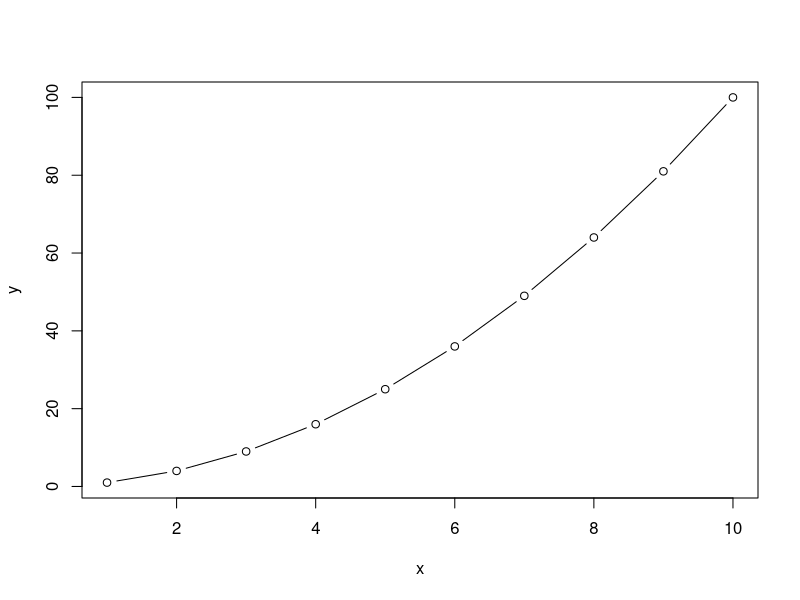
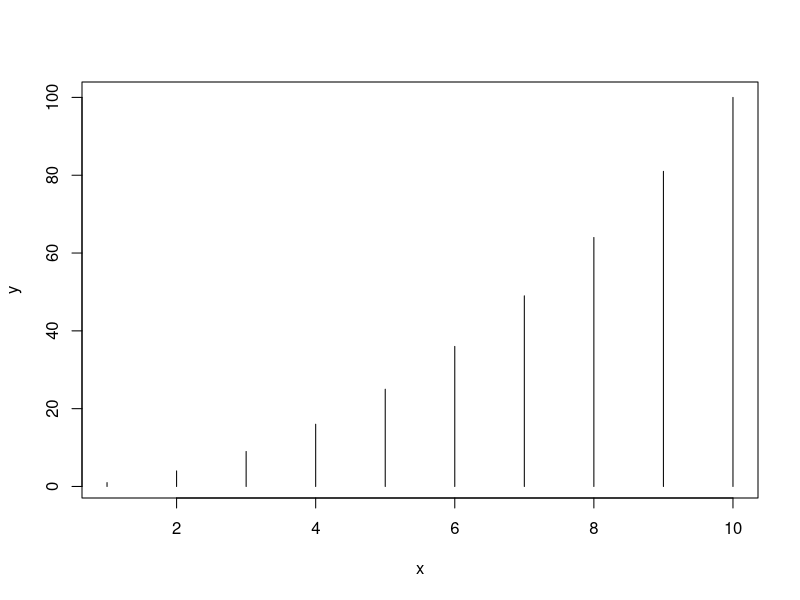
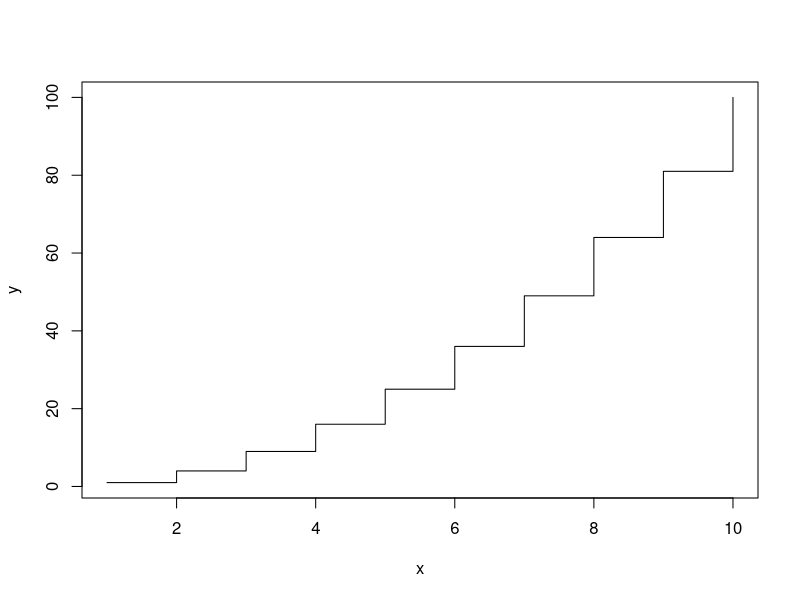
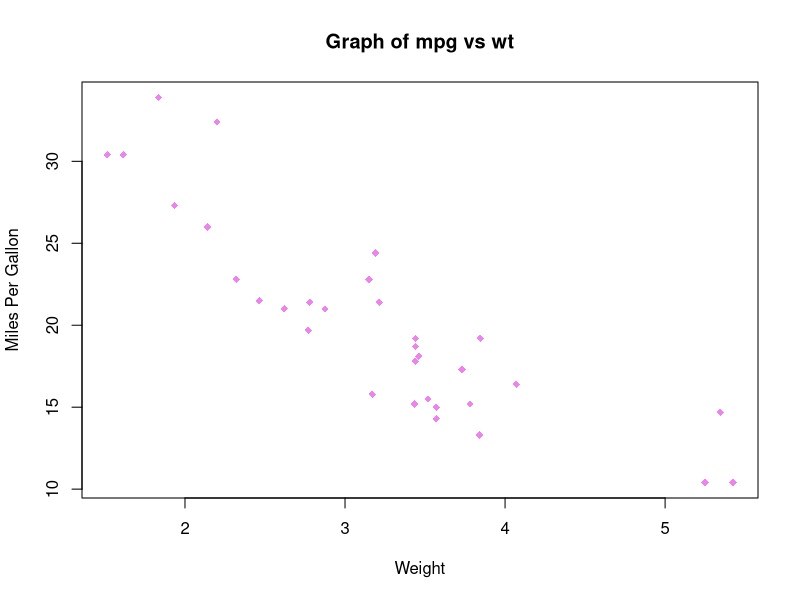
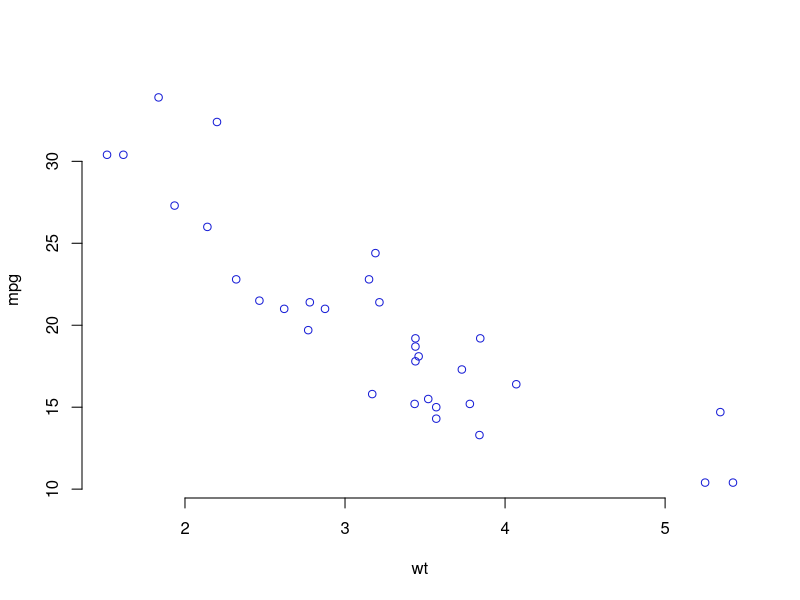
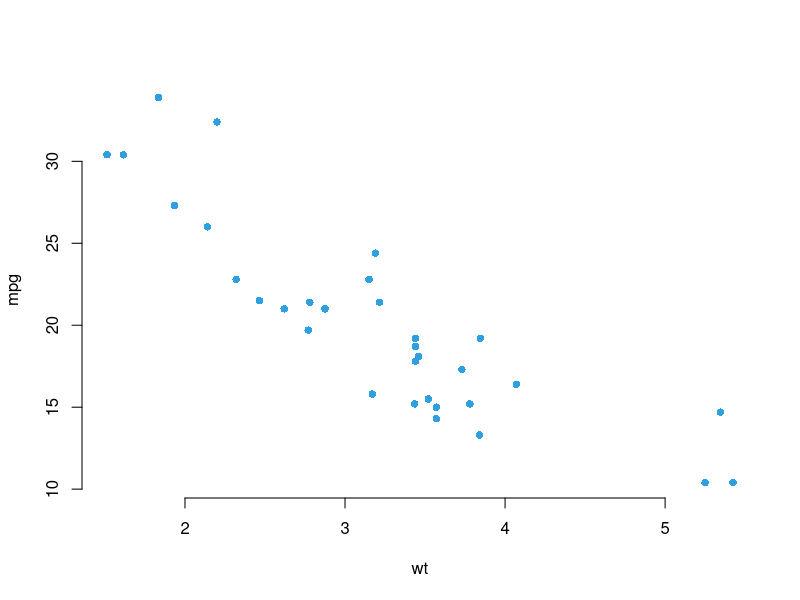
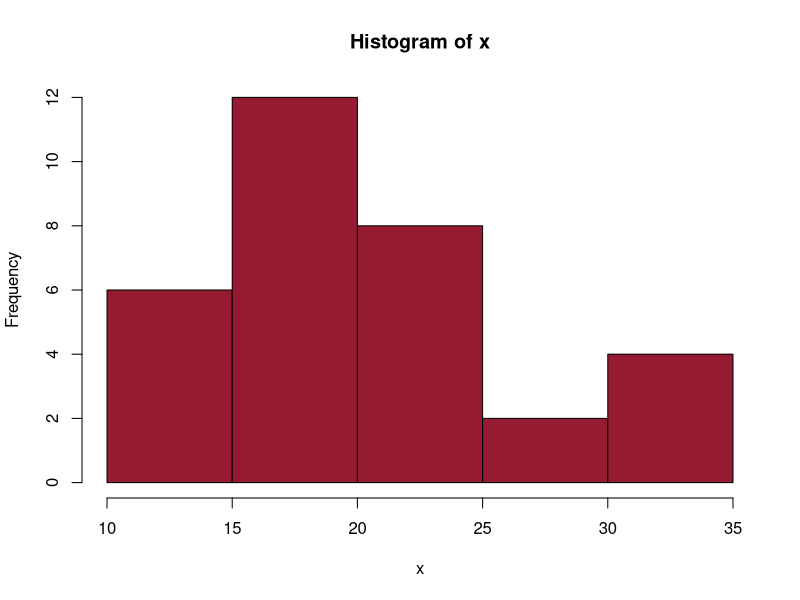
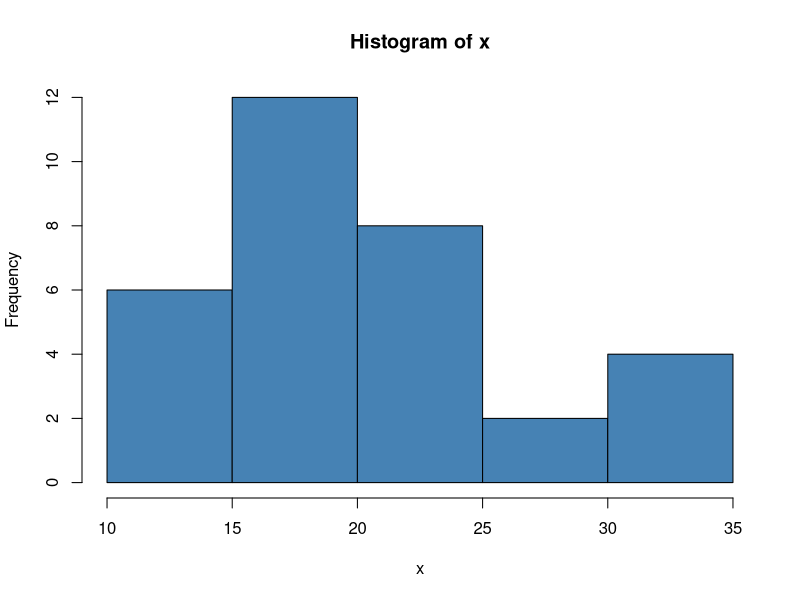

Write R code to recreate these figures, in order. (Note: this script raises an error after producing the figures.)
#  Data Analysis Using R - Ploting
# Introduction: generic plot types in R

setwd("C:/Users/georg/Documents/analysis_3/analysis_3")
# Examples

x <- 1:10
y <- x*x

plot(x, 
     y, 
     type = "b")

plot(x, 
     y, 
     type = "h")

plot(x,
     y, 
     type = "s")

# Creating a Graph
attach(mtcars)
plot(x = wt, 
     y = mpg,
     main = "Graph of mpg vs wt",
     pch = 18, 
     frame = T, 
     xlab = "Weight",
     ylab = "Miles Per Gallon", 
     col = "violet")

# Saving graphs: RStudio Plots Panel
# In RStudio exported the plot from plot panel (lower right-pannel).
# Plots panel -> Export - > Save as Image or Save as PDF
# Then choose directory and change file name

# Saving graphs: R codes to redirect graphs to your working directory
# Open a pdf file
# 1. Specify files to save your image using a
# function such as jpeg(), png(), svg() or pdf().   
pdf("rplot.pdf")
# Additional argument indicating the width and the 
# height of the image can be also used.      
# 2. Create a plot

plot(x = wt, 
     y = mpg, 
     pch = 21,
     frame = FALSE, 
     xlab = "wt", 
     ylab = "mpg", 
     col ="#181ed6") # hex code

dev.off()

# 3. Close the pdf file
dev.off()


# Example 2: saving as jpeg file
# 1. Open jpeg file
jpeg("rplot.jpg", width = 350, height = 350)

# 2. Create the plot
plot(x = mtcars$wt, 
     y = mtcars$mpg, 
     pch = 16, 
     frame = FALSE, 
     xlab = "wt", 
     ylab = "mpg", 
     col = "#2E9FDF")
# 3. Close the file 
dev.off()


# Create histogram plots: hist()
# A histogram can be created using the function hist()
# Example:
x <- mtcars$mpg

hist(x, 
     col = "#961b32", 
     frame = FALSE)

#Create histogram plots: hist()
# Change the number of breaks

hist(x, 
     col = "steelblue", 
     frame = FALSE, 
     breaks = 5)


# Histograms can be a poor method for determining the shape of a distribution because it is so strongly affected by the number of bins/breaks used.
# Kernel density plots are usually a much more effective than histograms 
# The function density() is used to estimate kernel density.
# Compute the density data
densPlot <- density(mtcars$mpg)

# plot density
plot(densPlot, 
     frame = FALSE, 
     col = "steelblue", 
     main = "Density plot of mpg")


# Fill the density plot using polygon()
plot(densPlot, 
     frame = FALSE, 
     col = "steelblue", 
     main = "Density plot of mpg")

polygon(densPlot, col = "steelblue")


# Dot Plots: dotchart()
# The function dotchart() is used to draw a cleveland dot plot.
# dotchart(x, labels = NULL, groups = NULL, gcolor = par("fg"), color = par("fg"))
# Dot chart of a single numeric vector

dotchart(mpg, 
         labels = row.names(mtcars), 
         cex = .6, # Character Expansion
         xlab = "Miles Per Gallon")

# Plot and color by groups cyl
# Groups
grps <- as.factor(mtcars$cyl)

#Colours for each group: "#999999", "#E69F00" and "#56B4E9" are colour codes in R

my_cols <- c("#999999", "#E69F00", "#56B4E9")

#Plot
dotchart(mpg, 
         labels = row.names(mtcars), 
         groups = grps, 
         gcolor = my_cols, 
         color = my_cols[grps], 
         cex = 0.6, 
         pch = 19, 
         xlab = "mpg")

# Dot chart of a matrix 
# The dataset VADeaths consists of Death rates per 1000 in Virginia in 1940.
# The death rates are measured per 1000 population per year. 
# They are cross-classified by age group (rows) and population group (columns). 
# The age groups are: 50-54, 55-59, 60-64, 65-69, 70-74 and the population groups 
# are Rural/Male, Rural/Female, Urban/Male and Urban/Female.

dotchart(VADeaths, 
         cex = 0.6, 
         main = "Death Rates in Virginia - 1940")

# Bar Plots
# Create barplots with the barplot(height) function height is a vector or matrix

# Bar Plots: Basic
# Subset
peoples <- VADeaths[1:3, 1]

peoples
## 50-54 55-59 60-64
## 11.7 18.1 26.9

# Bar plot of one variable
barplot(peoples)
# Horizontal bar plot (adding the argument horiz = TRUE)
barplot(peoples, 
        horiz = TRUE)

#Change group names: using argument names.arg = c("A", "B", "C")
barplot(peoples, 
        names.arg = c("A", "B", "C"))

# Change color
# Change border and fill color using one single color
barplot(peoples, 
        col = "white", 
        border = "steelblue")

# Change the color of border.
# Use different colors for each group

barplot(peoples, 
        col = "white",
        border = c("#999999", "#E69F00", "#56B4E9"))

# Change fill color : single color

barplot(peoples, 
        col = "steelblue")

# Change fill color: multiple colors
barplot(peoples, 
        col = c("#999999", "#E69F00", "#56B4E9"))

# Bar Plots
# Change main title and axis labels
# Change axis titles
# Change color (col = "gray") and remove frame
barplot(peoples, 
        main = "Death Rates in Virginia",  
        xlab = "Age", 
        ylab = "Rate")


# Stacked bar plots
barplot(VADeaths, 
        col = c("lightblue", "mistyrose", "lightcyan", "lavender",
                "cornsilk"),    
        legend = rownames(VADeaths))

# Grouped bar plots

barplot(VADeaths, 
        col = c("lightblue", "mistyrose", "lightcyan",
                "lavender", "cornsilk"), 
        legend = rownames(VADeaths),
        beside = TRUE)

######################################################
# Bar Plots
# It's also possible to add legends to a plot using the
# function legend() as follow.
# Define a set of colors
my_colors <- c("lightblue", "mistyrose", "lightcyan",
               "lavender", "cornsilk")
# Bar plot
barplot(VADeaths, 
        col = my_colors, 
        beside = TRUE)

# Add legend
legend("topleft", 
       legend = rownames(VADeaths),
       fill = my_colors, 
       box.lty = 0, 
       cex = 0.8)

# Notes:
# box.lty = 0: Remove the box around the legend
# cex = 0.8: legend text size


#########Line Plots: plot() and lines()#####################
# The simplified format of plot() and lines() is as follow.   
# plot(x, y, type = "l", lty = 1)                             
# lines(x, y, type = "l", lty = 1)                           
# x, y: coordinate vectors of points to join                  


# Create some variables
x <- 1:10
y1 <- x*x
y2 <- 2*y1
# Create a basic stair steps plot
plot(x, y1, type = "s")
# Show both points and line
plot(x, 
     y1, 
     type = "b", 
     pch = 11, 
     col = "red",
     xlab = "x", 
     ylab = "y")


# Multiple lines 
# Create a first line
plot(x, 
     y1, 
     type = "b", 
     frame = FALSE, 
     pch = 11,
     col = "red", 
     xlab = "x", 
     ylab = "y")

# Add a second line
lines(x, 
      y2, 
      pch = 18, 
      col = "blue", 
      type = "b",
      lty = 2)

# Add a legend to the plot
legend("topleft", 
       legend = c("Line 1", "Line 2"),
       col=c("red", "blue"), 
       lty = 1:2, 
       cex=0.8)


########################################Pie Charts
# Pie charts are not recommended: their features are somewhat limited.
# Pie charts are created with the function pie(x, labels=)
# Pie Charts: basic pie chart
# Create some data
df <- data.frame(
  group = c("Male", "Female", "Child"),
  value = c(25, 25, 50)
)

df

pie(df$value, 
    labels = df$group, radius = 0.7)

# Pie Charts: Change colors


pie(df$value, 
    labels = df$group, 
    radius = 1, col = c("#999999", "#E69F00", "#56B4E9"))


# Pie Charts: Create 3D pie charts: plotix::pie3D()
# The function pie3D()[in plotrix package] 
# Install plotrix package (uncomment code by removing # symbol if not already installed)
# install.packages("plotrix")
# 3D pie chart
library(plotrix)

pie3D(df$value, 
      labels = df$group, 
      radius = 1, 
      col = c("#999999", "#E69F00", "#56B4E9"))


# 3D Exploded Pie Chart. Can change radius (radiud=) and separation gaps (explode=)


pie3D(df$value, 
      labels = df$group, 
      radius = 1.8,
      col = c("#999999", "#E69F00", "#56B4E9"),
      explode = 0.1)

######################################Boxplots
# The format is: boxplot(x, data=),
#Example formula is y~group - a separate boxplot for numeric variable y is generated for each
#value of group.
# Here, we will use the R built-in ToothGrowth data set.

# Box plot of one variable

boxplot(ToothGrowth$len)

# Box plots by groups (dose)
# remove frame
boxplot(len ~ dose, data = ToothGrowth, frame = FALSE)

# Horizontal box plots
boxplot(len ~ dose, data = ToothGrowth, frame = FALSE,
        horizontal = TRUE)

# Notched box plots
boxplot(len ~ dose, data = ToothGrowth, frame = FALSE,
        notch = TRUE)

# Boxplots: Change group names
boxplot(len ~ dose, data = ToothGrowth, frame
        = FALSE, names = c("D0.5", "D1", "D2"))

# Boxplots: Change color

# Change the color of border using one single color

boxplot(len ~ dose, data = ToothGrowth, frame = FALSE,
        border = "steelblue")

# Change the color of border.

# Use different colors for each group

boxplot(len ~ dose, data = ToothGrowth, frame = FALSE,
        
        border = c("#999999", "#E69F00", "#56B4E9"))

# Change fill color : single color

boxplot(len ~ dose, data = ToothGrowth, frame = FALSE,
        col = "steelblue")

# Change fill color: multiple colors

boxplot(len ~ dose, data = ToothGrowth, frame = FALSE,
        col = c("#999999", "#E69F00", "#56B4E9"))


# Box plot with MULTIPLE GROUPS

boxplot(len ~ supp*dose, data = ToothGrowth,
        col = c("white", "steelblue"), frame = FALSE)

# Multiple customizations
# Change main title and axis labels
# Change axis titles
# Change color (col = "gray") and remove frame
# Create notched box plot
boxplot(len ~ dose, 
        data = ToothGrowth,
        main = "Plot of length by dose",
        xlab = "Dose (mg)", ylab = "Length",
        col = "lightgray", 
        frame = FALSE)


##############################Scatterplots
# Plotting a bivariate relationship- relationships between two variables
# Scatter plots can be created using the function plot(x, y).
# The function lm() can be used to fit linear models between y and x.
# A regression line can be added on the plot using the function abline(), 
# which takes the output of lm() as an argument.
# Smoothing lines can be added using the function loess().

# Scatterplots: basic
attach(mtcars)
# Plot with main and axis titles
# Change point shape (pch = 19) and remove frame.


plot(wt, 
     mpg, 
     main = "Scatterplot Example",  
     xlab = "Car Weight ", 
     ylab = "Miles Per Gallon ",
     pch = 19, 
     frame=FALSE)



# Add regression line
plot(wt, 
     mpg, 
     main="Scatterplot Example",  
     xlab="Car Weight ",
     ylab="Miles Per Gallon ", 
     pch=19, 
     frame=FALSE)


# Add fit lines
abline(lm(mpg ~ wt), col="red") # regression line (y~x)
lines(lowess(wt,mpg), col="blue") # lowess line (x,y)

# Statistical note: LOWESS (Locally Weighted Scatterplot Smoothing), 
# sometimes called LOESS (locally weighted smoothing), is a popular tool
# used in regression analysis that creates a smooth line through a timeplot 
# or scatter plot to help you to see relationship between variables and foresee trends.


# Enhanced scatter plots: car::scatterplot()
# The function scatterplot() [in car package] makes enhanced scatter plots, with:
#- box plots in the margins, 
#- a non-parametric regression smooth, 
#- smoothed conditional spread, 
#- outlier identification, and a regression line

# Install car package:
# install.packages("car")
# Use scatterplot() function:
library("car")
scatterplot(wt ~ mpg, data = mtcars)

# Scatterplots: grouped
# Scatter plot by groups ("cyl")
scatterplot(wt ~ mpg | cyl, 
            data = mtcars,
            smoother = FALSE, 
            grid = FALSE, 
            frame = FALSE)

# Scatterplots: 3D
# Function scatterplot3D [in scatterplot3D package can be used].
# The following R code plots a 3D scatter plot using iris data set found in R
# Prepare the data set
x <- iris$Sepal.Length
y <- iris$Sepal.Width
z <- iris$Petal.Length
grps <- as.factor(iris$Species)
# Plot
library(scatterplot3d)

scatterplot3d(x, y, z, pch = 16)

# Scatterplots: 3D- Change color by groups
# add grids and remove the box around the plot
# Change axis labels: xlab, ylab and zlab
colors <- c("#999999", "#E69F00", "#56B4E9")
scatterplot3d(x, y, z, pch = 16, color =
                colors[grps], grid = TRUE, box = FALSE, xlab =
                "Sepal length", ylab = "Sepal width", zlab =
                "Petal length")



# Advanced Graphics
# Set a graphical parameter using par()
par()        # view current settings
opar <- par() # make a copy of current settings so we can use it to restore
par(col.lab="red") # red x and y labels
hist(mtcars$mpg) # create a plot with these new settings
par(opar)       # restore original settings


#Graphical Parameters
# Another approach is to set a graphical parameter within the plotting function
hist(mtcars$mpg, col.lab="red")

# Hint see the help for a specific high level plotting function e.g. help(plot), 
# help(hist) or help(boxplot) to determine which graphical parameters can be set this way.
# Graphical Parameters
# An Axis Example
# specify the data
x <- c(1:10)
y <- x
z <- 10/x
# create extra margin room on the right for an axis
par(mar=c(5, 4, 4, 8) + 0.1)

# Note: this numerical vector of the form c(bottom, left, top, right) 
# which gives the number of lines of margin to be specified on the four 
# sides of the plot. The default is c(5, 4, 4, 2) + 0.1. In the above case, the  
# default for the right side of the plot of 2 is changed to 8

# plot x vs. y
plot(x, y,type="b", pch=21, col="red", yaxt="n", lty=3, xlab="", ylab="", main = "")
# add x vs. 1/x
lines(x, z, type="b", pch=22, col="blue", lty=2)
# draw an axis on the left
axis(2, at=x,labels=x, col.axis="red", las=2)
# draw an axis on the right, with smaller text and ticks
axis(4, at=z,labels=round(z,digits=2),col.axis="blue", las=2, cex.axis=0.7, tck=-.01)
# add a title for the right axis
mtext("y=1/x", 
      side=4, 
      line=3, 
      cex.lab=1, 
      las=2, 
      col="blue")
# add a main title and bottom and left axis labels
title("An Example of Creative Axes", xlab="X values", ylab="Y=X")

# Graphical Parameters: reference Lines
# Add reference lines to a graph using the abline( ) function.
# abline(h=yvalues, v=xvalues)
# Other graphical parameters (such as line type, color, and width)
#     can also be specified in the abline( ) function.
# add solid horizontal lines at y=1,5,7
abline(h=c(1,5,7))
# add dashed blue verical lines at x = 1,3,5,7,9
abline(v=seq(1,10,2),
       lty=2,
       col="blue")


# Graphical Parameters
# Legend Example
attach(mtcars)
boxplot(mpg ~ cyl, 
        main="Milage by Car Weight",
        yaxt="n", 
        xlab="Milage", 
        horizontal=TRUE,
        col=terrain.colors(3))

legend("topright", inset=.05, title="Number of
     Cylinders", c("4","6","8"), fill=terrain.colors(3), horiz=TRUE, box.lty = 1)


# Graphical Parameters: Combining Plots
# Combine multiple plots into one overall graph, using either the
#par( ) or layout( ) function.
# With the par( ) function, you can include the option mfrow=c(nrows, ncols) to create a matrix of
#  nrows x ncols plots that are filled in by row. 
# mfcol=c(nrows, ncols) fills in the matrix by columns.

# Four figures arranged in 2 rows and 2 columns
attach(mtcars)
par(mfrow = c(2,2))
plot(wt,mpg, main="Scatterplot of wt vs. mpg")
plot(wt,disp, main="Scatterplot of wt vs disp")
hist(wt, main="Histogram of wt")
boxplot(wt, main="Boxplot of wt")

# Three figures arranged in 3 rows and 1 column
attach(mtcars)
par(mfrow=c(3,1))
hist(wt)
hist(mpg)
hist(disp)

#The layout( ) function has the form layout(mat) where
# mat is a matrix object specifying the location of the N figures to plot.
# One figure in row 1 and two figures in row 2

attach(mtcars)

layout(matrix(c(1,1,2,3), 
              2, 2, byrow = TRUE))
hist(wt)
hist(mpg)
hist(disp)


#Optionally, you can include widths= and heights= options in the layout( ) function to
#control the size of each figure more precisely. 
# One figure in row 1 and two figures in row 2
# row 1 is 1/3 the height of row 2
# column 2 is 1/4 the width of the column 1
# Note: drag to increase RStudio plot window size to
# avoid "Error in plot.new() : figure margins too large"

attach(mtcars)
layout(matrix(c(1,1,2,3), 2, 2, byrow = TRUE),
       widths=c(3,1), heights=c(1,2))
hist(wt)
hist(mpg)
hist(disp)

if(!require(rio)) install.packages('rio')

df <- import('GSSsubset.csv')

head(df)

attach(df)
# dev.off()
boxplot(income ~ hrswrk)
